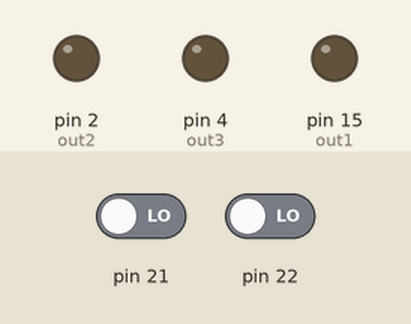
This program was run on a simulated Arduino Uno, built for the host (arithmetic inside an expression is 32-bit, double 64-bit). On the bench: output pins drawn as LEDs (lit = HIGH). Dashed ring = blinking. Inputs (shaded band) come from the test bench; at power-on: pin 21 LOW, pin 22 LOW.

Above: at 1.2 s.
1.3 s: pin 21 driven HIGH
At 1.49 s:
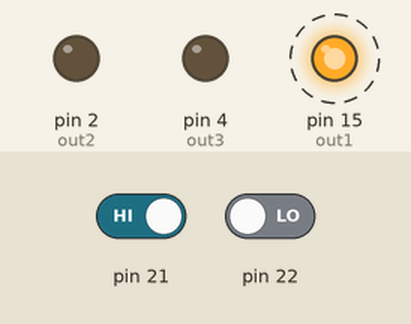
4.3 s: pin 22 driven HIGH
At 4.9 s:
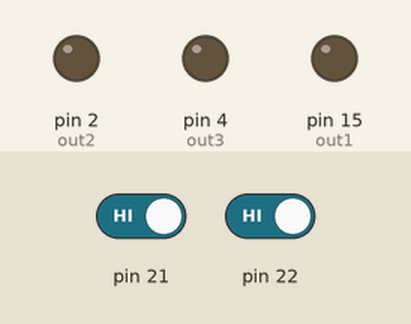
5.9 s: pin 21 driven LOW
At 6.09 s:
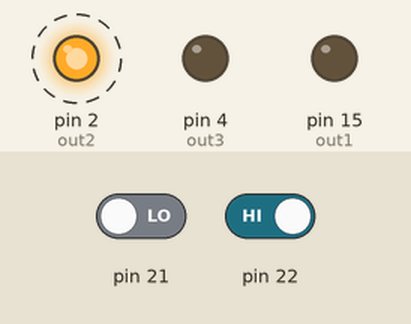
8.9 s: pin 22 driven LOW
At 9.5 s:
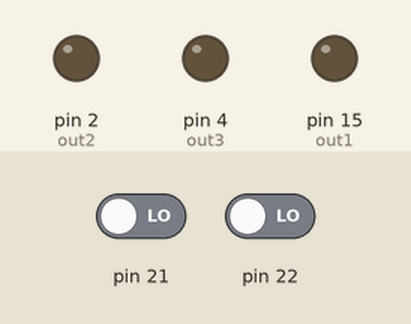
Timing chart, 0 to 11.5 s (numbered marks = the images above; inputs shaded):
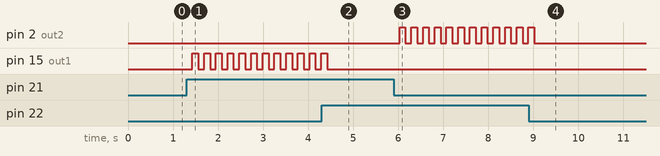

The program:

main.cpp
```cpp
#include <Arduino.h>
#include "buttons.hpp"
//=============================================================================================================
//Mapeamento de Hardware


#define out1 15
#define out2 2
#define out3 4
#define bt1 21
#define bt2 22
#define bt3 23

Bts teclado(bt1, bt2, bt3);

void setup() {
  pinMode(out1, OUTPUT);
  pinMode(out2, OUTPUT);
  pinMode(out3, OUTPUT);

  digitalWrite(out1, LOW);
  digitalWrite(out2, LOW);
  digitalWrite(out3, LOW);


}

//=============================================================================================================
//Loop

void loop() {

 if(teclado.readBT(0,130)) digitalWrite(out1, !digitalRead(out1));
 if(teclado.readBT(1,130)) digitalWrite(out2, !digitalRead(out2));
}
```

buttons.cpp
```cpp
//=============================================================================================================
//Bibliotecas Auxiliares
#include <Arduino.h>
#include "buttons.hpp"


//=============================================================================================================
//Declaração das funções do Objeto

Bts::Bts(const int bt1, const int bt2, const int bt3):pins{bt1,bt2,bt3}
{
    for (int i = 0; i<=QuantB; i++)
        pinMode(pins[i], INPUT_PULLDOWN);

}

unsigned Bts :: readBT(const int Nbt, const int bounce)
{
    static int flag = 0;
    if(!digitalRead(pins[Nbt])) flag = 1;
    if(digitalRead(pins[Nbt]) && flag){

        flag = 0;
        delay(bounce);
        return 1;

    }
    return 0;

}
```

buttons.hpp
```cpp
//=============================================================================================================
//Bibliotecas Auxiliares
#include <Arduino.h>
#ifndef KeyBorad
#define KeyBorad

//=============================================================================================================
//Constantes do Projeto

#define QuantB 3

//=============================================================================================================
//Construção do objeto teclado
class Bts{

    public:
        Bts(const int bt1, const int bt2, const int bt3);
        unsigned readBT(const int Nbt, const int bounce);
    private:
        int pins [QuantB];


};
 #endif
```

Measured:
- after the input at 1.3 s, pin 15 (out1): alternates HIGH for 0.13 s and LOW for 0.13 s, starting after 0.13 s
- after the input at 4.3 s, pin 15 (out1): goes on until 4.4 s, then stays LOW
- after the input at 5.9 s, pin 2 (out2): alternates HIGH for 0.13 s and LOW for 0.13 s, starting after 0.13 s
- after the input at 8.9 s, pin 2 (out2): goes on until 9.0 s, then stays LOW
